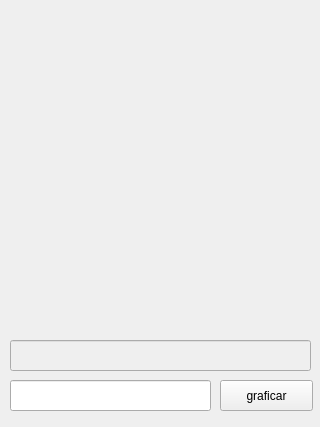
<?xml version="1.0" encoding="UTF-8"?>
<ui version="4.0">
 <class>Widget</class>
 <widget class="QWidget" name="Widget">
  <property name="geometry">
   <rect>
    <x>0</x>
    <y>0</y>
    <width>320</width>
    <height>427</height>
   </rect>
  </property>
  <property name="windowTitle">
   <string>Widget</string>
  </property>
  <widget class="QLineEdit" name="lineEdit">
   <property name="geometry">
    <rect>
     <x>10</x>
     <y>380</y>
     <width>201</width>
     <height>31</height>
    </rect>
   </property>
  </widget>
  <widget class="QPushButton" name="pushButton">
   <property name="geometry">
    <rect>
     <x>220</x>
     <y>380</y>
     <width>93</width>
     <height>31</height>
    </rect>
   </property>
   <property name="text">
    <string>graficar</string>
   </property>
  </widget>
  <widget class="QCustomPlot" name="graphic" native="true">
   <property name="geometry">
    <rect>
     <x>0</x>
     <y>0</y>
     <width>320</width>
     <height>320</height>
    </rect>
   </property>
   <property name="styleSheet">
    <string notr="true"/>
   </property>
  </widget>
  <widget class="QLineEdit" name="resultado">
   <property name="enabled">
    <bool>false</bool>
   </property>
   <property name="geometry">
    <rect>
     <x>10</x>
     <y>340</y>
     <width>301</width>
     <height>31</height>
    </rect>
   </property>
  </widget>
 </widget>
 <layoutdefault spacing="6" margin="11"/>
 <customwidgets>
  <customwidget>
   <class>QCustomPlot</class>
   <extends>QWidget</extends>
   <header location="global">qcustomplot.h</header>
   <container>1</container>
  </customwidget>
 </customwidgets>
 <resources/>
 <connections/>
</ui>
